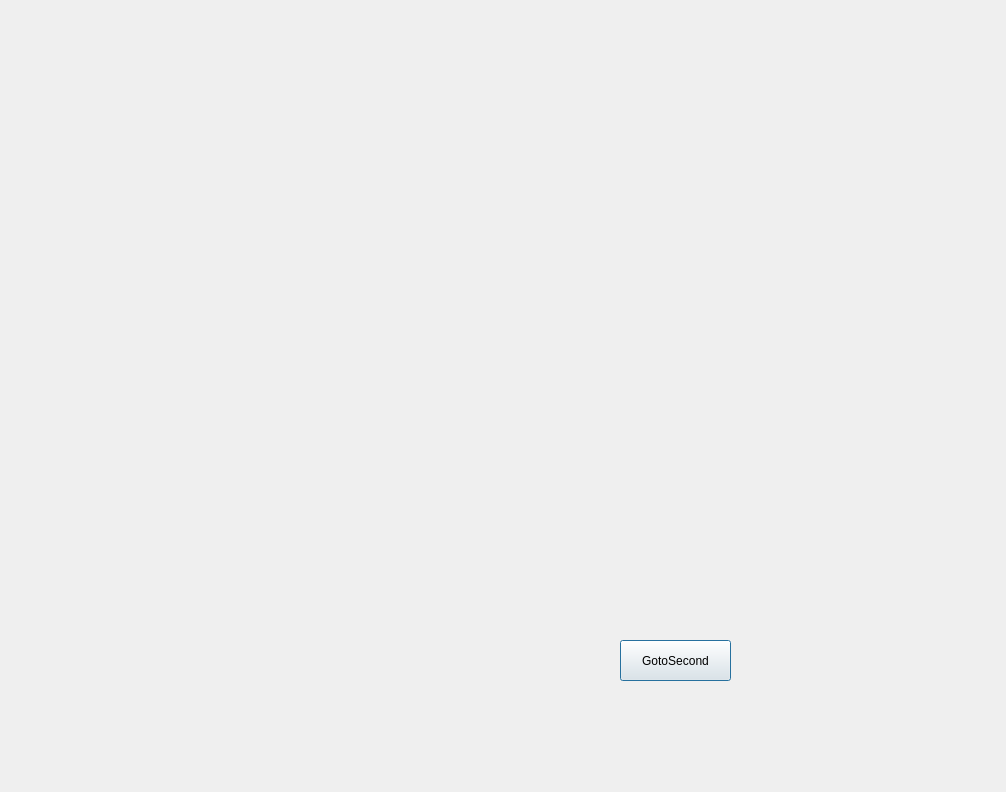
<?xml version="1.0" encoding="UTF-8"?>
<ui version="4.0">
 <class>Dialog</class>
 <widget class="QDialog" name="Dialog">
  <property name="geometry">
   <rect>
    <x>0</x>
    <y>0</y>
    <width>1006</width>
    <height>792</height>
   </rect>
  </property>
  <property name="windowTitle">
   <string>Dialog</string>
  </property>
  <widget class="QPushButton" name="pushButton">
   <property name="geometry">
    <rect>
     <x>620</x>
     <y>640</y>
     <width>111</width>
     <height>41</height>
    </rect>
   </property>
   <property name="text">
    <string>GotoSecond</string>
   </property>
  </widget>
 </widget>
 <resources/>
 <connections/>
</ui>
